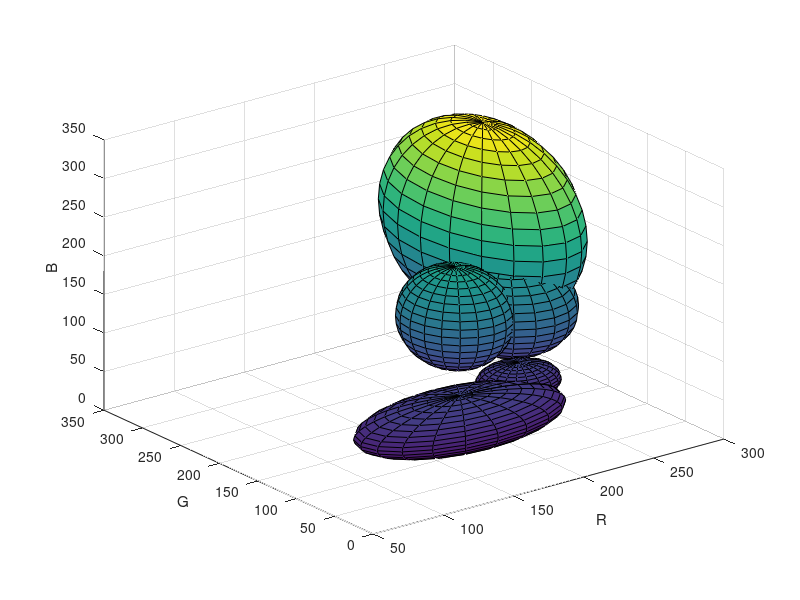

The MATLAB source for this figure:
clear all
load('GMM.mat')
for i = 1:size(mus)
    [x,y,z] = ellipsoid(mus(i, 1),mus(i, 2),mus(i, 3),sqrt(covars(i,1)),sqrt(covars(i,4)),sqrt(covars(i,6)));
    surf(x, y, z);
    hold on
end
xlabel('R')
ylabel('G')
zlabel('B')
hold off